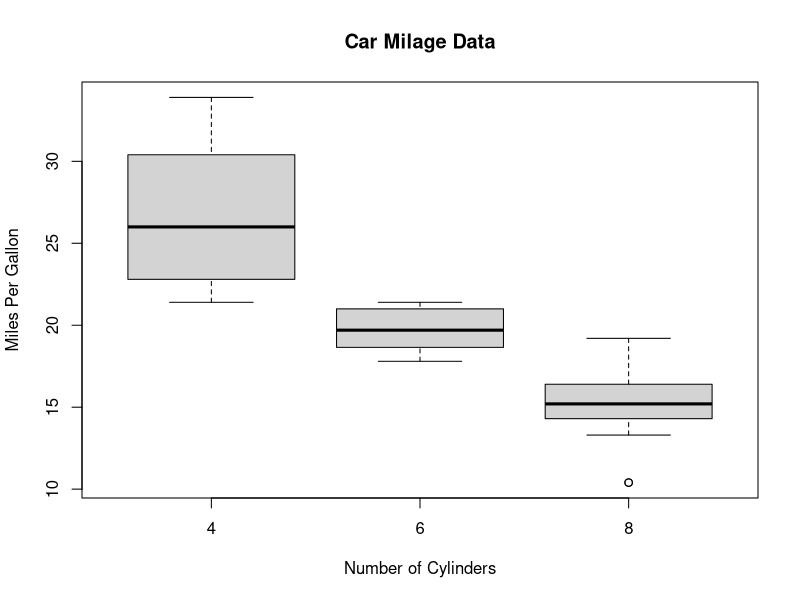
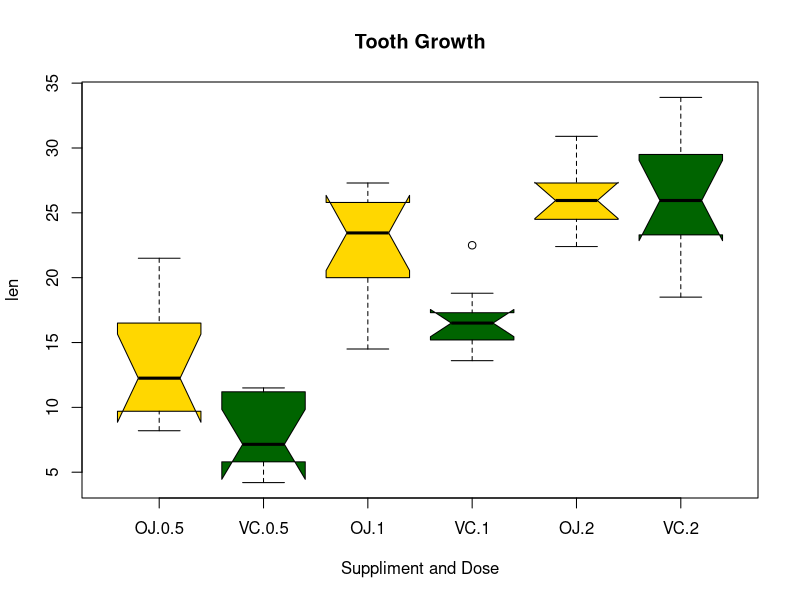

R code for these plots, in order:
# Boxplot of MPG by Car Cylinders 
boxplot(mpg~cyl,data=mtcars, main="Car Milage Data", 
  xlab="Number of Cylinders", ylab="Miles Per Gallon")
   
# Notched Boxplot of Tooth Growth Against 2 Crossed Factors
# boxes colored for ease of interpretation 
boxplot(len~supp*dose, data=ToothGrowth, notch=TRUE, 
  col=(c("gold","darkgreen")),
  main="Tooth Growth", xlab="Suppliment and Dose") 
   
########################
   
